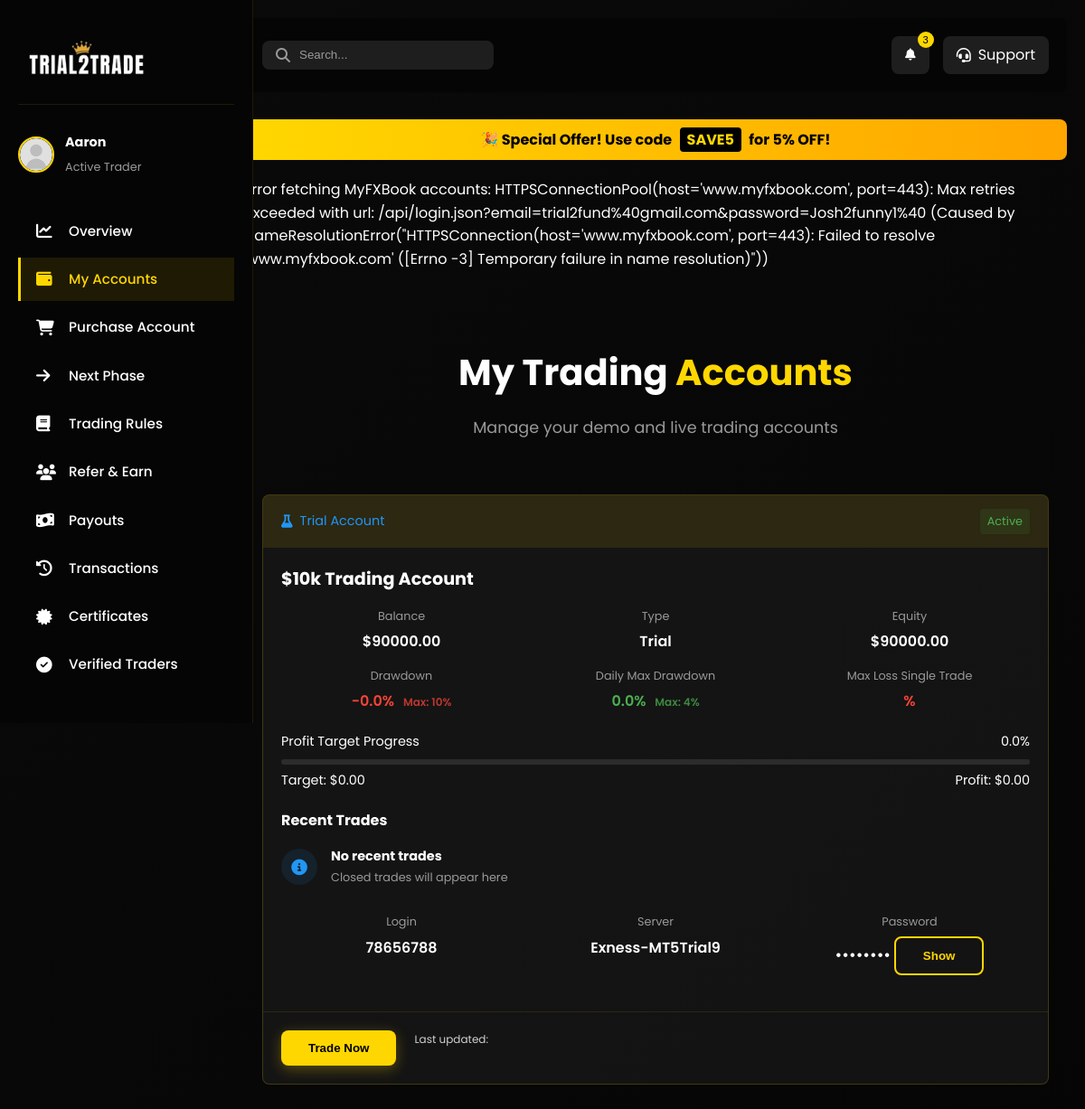
Before: /dashboard-accounts/ (signed in) with the older database file.
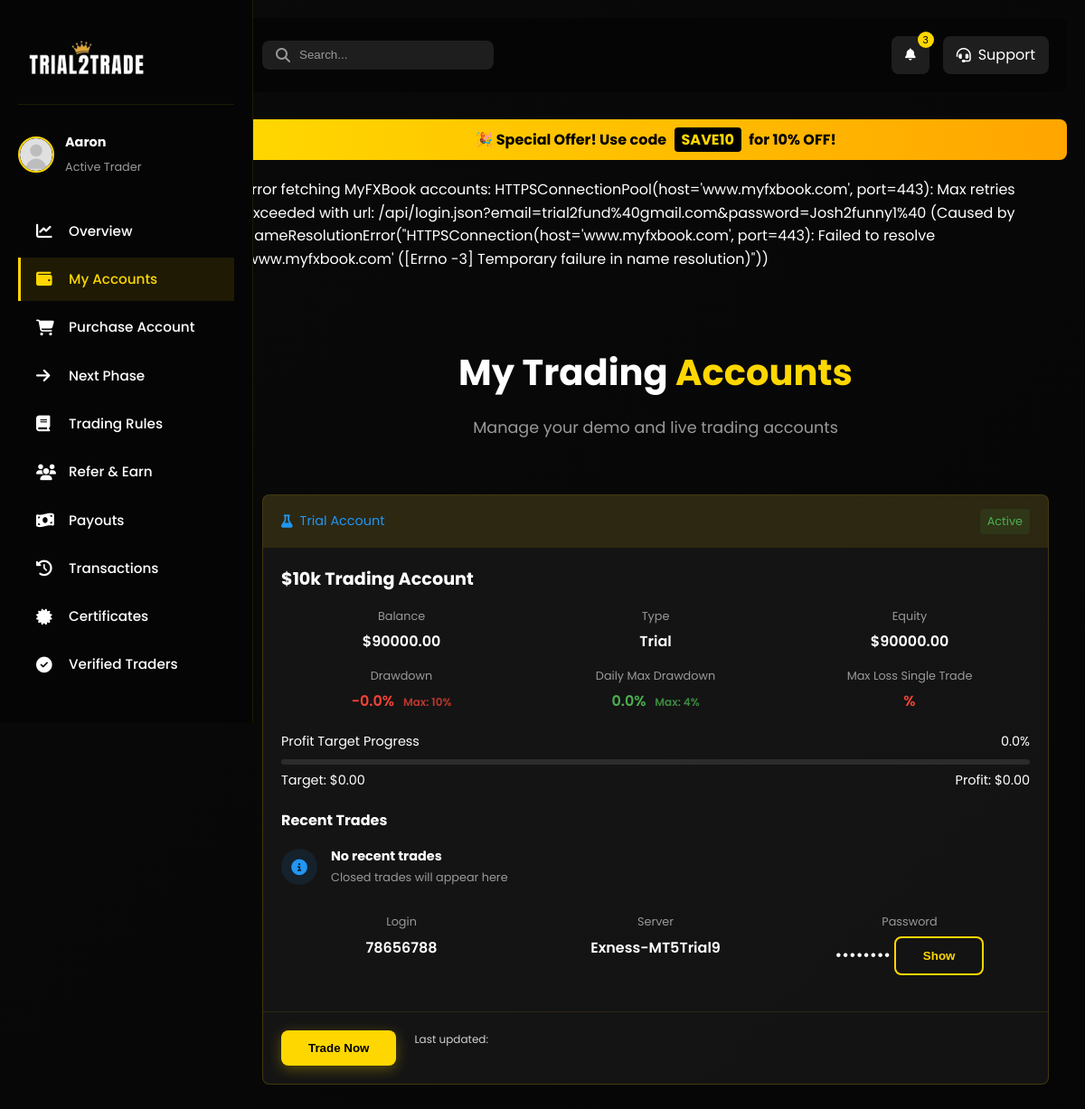
After: the same page with the newer database file.
### main/models.py (models this page shows, shortened)
class DiscountCode(models.Model):
    code = models.CharField(max_length=50, unique=True)
    percentage = models.PositiveIntegerField(default=0)
    is_active = models.BooleanField(default=True)
    created_at = models.DateTimeField(auto_now_add=True)

### main/views.py (the view)
# urls.py: path('dashboard-accounts/', views.dashboard_accounts, name='dashboard_accounts'),
@login_required(login_url='/login_user')
def dashboard_accounts(request):
    logger.info("--- ENTERING dashboard_accounts ---")
    user_accounts = MT5Account.objects.filter(user=request.user, assigned=True).order_by('-assigned_date', '-id')
    accounts_list = []
    if user_accounts.exists():
        try:
            accounts_list = myfxbook_fetch_accounts_with_retry()
        except Exception as e:
            logger.exception('Error fetching MyFXBook accounts list: %s', e)
            messages.error(request, f"Error fetching MyFXBook accounts: {str(e)}")
            accounts_list = []
        for account in user_accounts:
            try:
                update_account_data_from_myfxbook(account, accounts=accounts_list)
            except Exception as e:
                logger.exception('Error fetching MyFXBook data in accounts for login %s: %s', account.login, e)
                messages.error(request, f"Error fetching account data: {str(e)}")
            try:
                from decimal import Decimal
                initial = account.initial_balance or Decimal('0')
                target = (initial * Decimal('0.10')) if initial else Decimal('0')
                profit = account.profit or Decimal('0')
                progress = Decimal('0')
                if target > 0:
                    progress = (profit / target) * Decimal('100')
                if progress < 0:
                    progress = Decimal('0')
                elif progress > 100:
                    progress = Decimal('100')
                account.profit_percentage = float(progress)
                try:
                    account.profit_target_amount = float(target)
                except Exception:
                    account.profit_target_amount = 0.0
            except Exception:
                account.profit_percentage = 0.0
    return render(request, 'main/dashboard-accounts.html', {'user_accounts': user_accounts, 'global_alert': get_active_global_alert()})

### main/context_processors.py (called while the page is built)
def active_discount_code(request):
    active_code = DiscountCode.objects.filter(is_active=True).order_by('-created_at').first()
    return {'active_discount_code': active_code}

### main/views.py (called while the page is built)
def get_active_global_alert():
    try:
        from .models import GlobalAlert
        return GlobalAlert.objects.filter(is_active=True).order_by('-created_at').first()
    except Exception:
        return None

### main/templates/main/dashboard-accounts.html (shortened to what the changed rows need)
{% load static %}
<!DOCTYPE html>
<html lang="en">
<head>
    <link rel="stylesheet" href="{% static 'css/style.css' %}">
    <link rel="stylesheet" href="{% static 'css/dashboard.css' %}">
    <link rel="stylesheet" href="{% static 'css/dashboard-nav.css' %}">
    <link rel="stylesheet" href="https://cdnjs.cloudflare.com/ajax/libs/font-awesome/6.4.0/css/all.min.css">
    <link rel="stylesheet" href="{% static 'css/mobile-nav.css' %}">
</head>
<body>
    <main class="dashboard-content">
        <header class="dashboard-header">
            <div class="header-search">
            </div>
            <div class="header-actions">
            </div>
        </header>
        {% if active_discount_code %}
        <div class="discount-banner" style="background: linear-gradient(90deg, #FFD700, #FFA500); color: #000; padding: 10px; text-align: center; font-weight: bold; margin-bottom: 20px; border-radius: 8px; margin-top: 20px;">
            🎉 Special Offer! Use code <span style="background: #000; color: #FFD700; padding: 2px 8px; border-radius: 4px; margin: 0 5px;">{{ active_discount_code.code }}</span> for {{ active_discount_code.percentage }}% OFF!
        </div>
        {% endif %}
        {% if messages %}
        <div class="messages-container">
            {% for message in messages %}
            <div class="alert {{ message.tags }}">{{ message }}</div>
            {% endfor %}
        </div>
        {% endif %}
        <section class="dashboard-section active">
            <div class="section-header">
                <h2>My Trading <span class="highlight">Accounts</span></h2>
            </div>
            <div class="accounts-grid">
            </div>
        </section>
    </main>
</body>
</html>

Changed rows visible on the page:
changed DiscountCode: code "SAVE5" → "SAVE10"; percentage "5" → "10"
